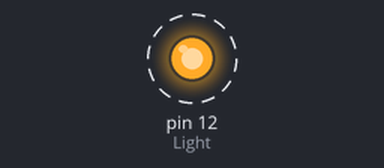
A sketch run on a simulated Arduino Uno, built with avr-gcc and run on an emulated ATmega328P. On the bench: output pins drawn as LEDs (lit = HIGH). Dashed ring = blinking.

Above: at 0.2 s.
Timing chart, 0 to 3.0 s (numbered marks = the images above):
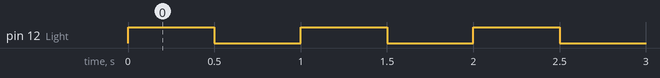

The sketch:

lights.ino
```cpp
// Code written by Inventr.io for the 30 Day Adventure Kit
// Learn more at https://inventr.io/adventure


int Light = 12; // The HERO Board Pin that the LED is wired to

// the setup function runs once when you press reset or power the board
void setup() {
  // initialize digital pin LED_BUILTIN as an output.
  pinMode(Light, OUTPUT);
}

// the loop function runs over and over again forever
void loop() {
  digitalWrite(Light, HIGH);
  delay(500);
  digitalWrite(Light, LOW);
  delay(500);
}
```

Measured:
- by itself, pin 12 (Light): alternates HIGH for 0.50 s and LOW for 0.50 s
